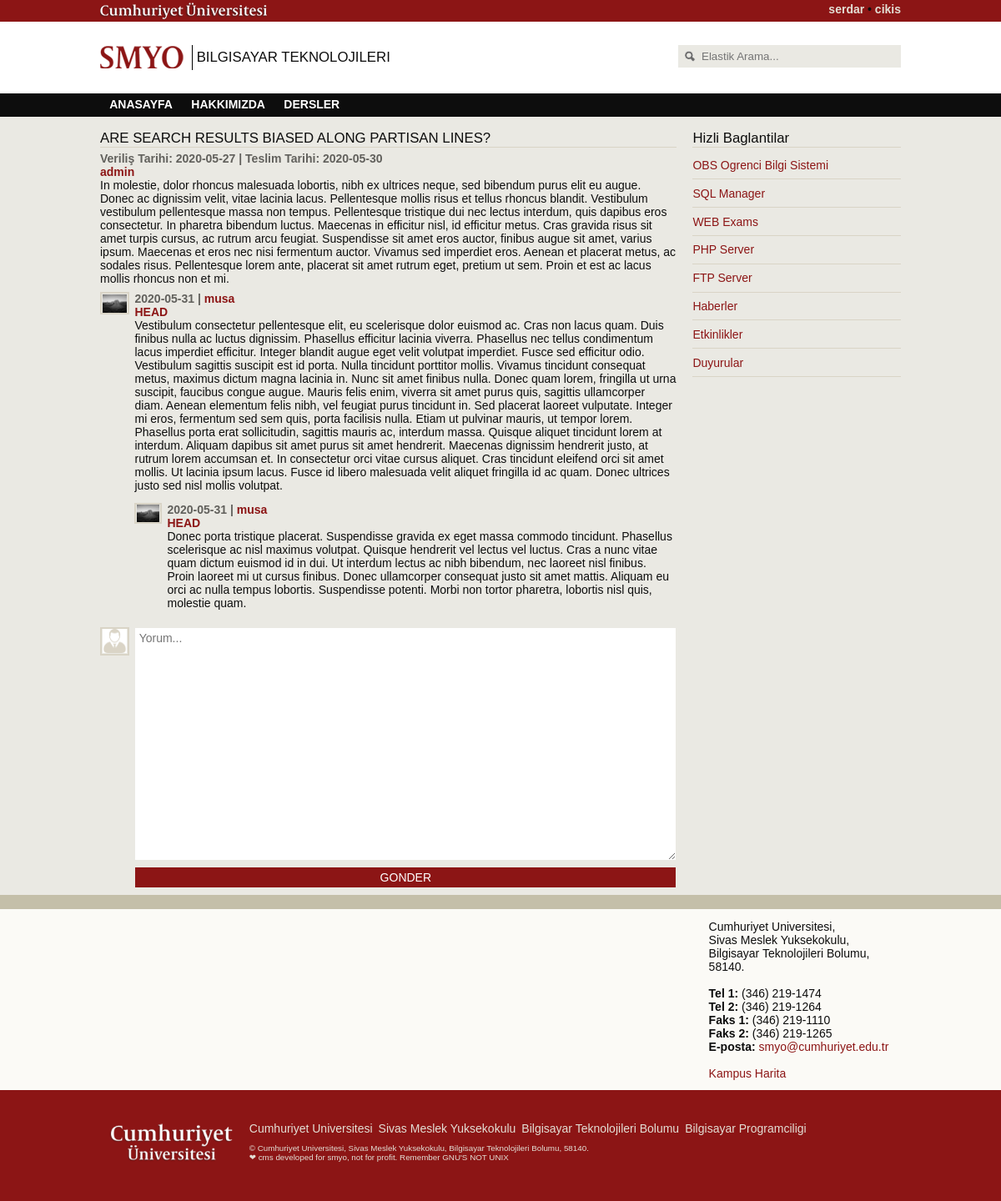
The app's page /?url=content/show&id=1 (signed in) with its own data.
### tables this page shows
CREATE TABLE `category` (
  `id` int(11) unsigned NOT NULL AUTO_INCREMENT,
  `name` varchar(77) DEFAULT NULL,
  `code` varchar(11) DEFAULT NULL,
  `href` varchar(77) DEFAULT NULL,
  `title` varchar(77) DEFAULT NULL,
  `parent_id` int(11) unsigned DEFAULT NULL,
  `user_id_fk` int(11) unsigned DEFAULT NULL,
  PRIMARY KEY (`id`),
  KEY `user_id_fk` (`user_id_fk`),
  CONSTRAINT `category_ibfk_1` FOREIGN KEY (`user_id_fk`) REFERENCES `user` (`id`)
);

CREATE TABLE `content` (
  `id` int(11) unsigned NOT NULL AUTO_INCREMENT,
  `starting` date NOT NULL,
  `deadline` date DEFAULT NULL,
  `head` varchar(77) NOT NULL,
  `body` text NOT NULL,
  `status` varchar(11) NOT NULL,
  `parent_id` int(11) NOT NULL,
  `typ_id_fk` int(11) unsigned NOT NULL,
  `category_id_fk` int(11) unsigned NOT NULL,
  `user_id_fk` int(11) unsigned NOT NULL,
  PRIMARY KEY (`id`),
  KEY `category_id_fk` (`category_id_fk`),
  KEY `user_id_fk` (`user_id_fk`),
  KEY `type_id_fk` (`typ_id_fk`),
  CONSTRAINT `content_ibfk_1` FOREIGN KEY (`category_id_fk`) REFERENCES `category` (`id`),
  CONSTRAINT `content_ibfk_2` FOREIGN KEY (`user_id_fk`) REFERENCES `user` (`id`),
  CONSTRAINT `content_ibfk_3` FOREIGN KEY (`typ_id_fk`) REFERENCES `typ` (`id`)
);

CREATE TABLE `user` (
  `id` int(11) unsigned NOT NULL AUTO_INCREMENT,
  `no` varchar(11) NOT NULL,
  `name` varchar(11) NOT NULL,
  `password` varchar(33) NOT NULL,
  `role` varchar(11) NOT NULL,
  `gender` varchar(11) DEFAULT NULL,
  `level` varchar(11) DEFAULT NULL,
  `image` varchar(77) DEFAULT NULL,
  `url` varchar(77) DEFAULT NULL,
  `bio` text DEFAULT NULL,
  PRIMARY KEY (`id`)
);

### app/models/content.php (called while the page is built, shortened)
<?php
function m_content_show($id){
    global $conn;
    $query = mysqli_query($conn, "SELECT * FROM content INNER JOIN user ON content.user_id_fk=user.id WHERE content.id = $id") or die(mysqli_error($conn));
    if (mysqli_affected_rows($conn)) {
        $fetch_assoc = $query->fetch_all(1);
        return $fetch_assoc;
    } else return array();
}

### app/views/content.php (the view, shortened to what this page needs)
<section>
	<article>
		<div class="head"><?php echo $view["article"][0]["head"]; ?></div>
		<?php foreach($view["article"] as $contents ) {?>
		<div class="content">
			<div class="content-date">Veriliş Tarihi: <?php echo $contents["starting"]; ?> | Teslim Tarihi: <?php echo $contents["deadline"]; ?></div>
			<div class="content-head"><a href="?url=user/profile&no=<?php echo $contents["no"]; ?>"><?php echo $contents['name']; ?></a></div>
			<div class="content-body"><?php echo $contents["body"] ; ?></div>
		</div>
		<?php } ?>
		<?php
		function m_child($id=0){
			global $conn;
			$query = mysqli_query($conn, "SELECT content.id, content.starting, content.head, content.body, user.no, user.name, user.image  FROM content INNER JOIN user ON content.user_id_fk=user.id  WHERE parent_id = $id") or die(mysqli_error($conn));
			if (mysqli_affected_rows($conn)) {
				while ($row = mysqli_fetch_assoc($query)){ ?>
					<div class="content">
					<div class="comment-left">
						<div class="user-thumbnail"><img src="<?php echo $row["image"]; ?>" width="100%" /></div>
					</div>
					<div class="comment-right">
						<div class="content-date"><?php echo $row['starting']; ?> | <a href="?url=user/profile&no=<?php echo $row["no"]; ?>"><?php echo $row['name']; ?></a></div>
						<div class="content-head"><a href="?url=content/show&id=<?php echo $row["id"]; ?>"><?php echo $row['head']; ?></a></div>
						<div class="content-body"><?php echo $row['body']; ?></div>
					</div>
				</div><div class="content"><div class="comment-right"><?php m_child($row["id"]); ?></div></div>
				<?php }
			} else return array();
		} m_child($_GET["id"]); ?>
		<?php if($_SESSION['user_role']!="public"){?>
		<div class="content">
			<div class="comment-left">
				<div class="user-thumbnail"><img src="<?php echo $_SESSION['user_image']; ?>" width="100%" /></div>
			</div>
			<div class="comment-right">
				<form action="" method="post">
					<textarea name="body" rows="10" placeholder="Yorum..." minlength="0" maxlength="5000" pattern=".{0,5000}" title="En az 0, en cok 5000 karakterlik metin" required></textarea>
					<input type="submit" name="comment" value="GONDER" />
				</form>
			</div>
		</div>
		<?php } ?>
	</article>
	<aside>
		<div class="head">Hizli Baglantilar</div>
		<div class="bar">
			<ul>
				<li><a href="https://obs.cumhuriyet.edu.tr/">OBS Ogrenci Bilgi Sistemi</a></li>
				<li><a href="http:./sqlmanager/">SQL Manager</a></li>
				<li><a href="http:./webexamsys/">WEB Exams</a></li>
				<li><a href="http:./phpweb/">PHP Server</a></li>
				<li><a href="ftp:./">FTP Server</a></li>
				<li><a href="http://www.cumhuriyet.edu.tr/haber/">Haberler</a></li>
				<li><a href="http://www.cumhuriyet.edu.tr/etkinlik/">Etkinlikler</a></li>
				<li><a href="http://www.cumhuriyet.edu.tr/duyuru/">Duyurular</a></li>
			</ul>
		</div>
	</aside>
</section>

### app/views/nav.php (shortened to what this page needs)
<nav>
	<div class="menu">
		<ul>
			<?php
			function nav_menu($id = 0){
				global $conn;
				$query = mysqli_query($conn, "SELECT * FROM category WHERE parent_id = $id") or die(mysqli_error($conn));
				if (mysqli_affected_rows($conn)){
					while ($row = mysqli_fetch_assoc($query)){ ?>
					<li><a href="<?php echo $row["href"]; ?>" title="<?php echo $row["title"]; ?>"><?php echo $row["name"]; ?></a>
						<ul><li><?php nav_menu($row["id"]); ?></ul></li><?php
					}
				} else return false;
			} nav_menu(); ?>
		</ul>
	</div>
</nav>

### css/style.css (style rules this page uses)
* { margin: 0; padding: 0; box-sizing: border-box; }
a, label { text-decoration: none; color: #8c1515; cursor: pointer; }
ul { list-style-type:none; }
form input[type=text], input[type=password], input[type=submit], input[type=url], textarea { width: 100%; margin-bottom: 0.3em; padding: 0.3em; border: 1px solid #eae9e3; transition: 0.5s; outline: none; background-color:#fff; font-family: "Source Sans Pro", Arial, Helvetica, sans-serif; font-size: 1em; resize: vertical; }
form input[type=submit], input[type=file] { background-color: #8c1515; color:#fff; }
form textarea { height: 20em; }
.menu { height: 2em; background-color: #0d0d0d; }
.menu ul { margin: 0; padding: 0 10%; z-index: 1; }
.menu ul li { display: block; position: relative; float: left; }
.menu ul li a { display: block; padding: 0.4em 0.8em; background: #0d0d0d; font-weight: bold; text-decoration: none; text-transform: uppercase; color: #fff; }
section { clear: both; padding: 0 10%; background-color: #eae9e3; overflow: auto; }
article { float: left; width: 72%; }
aside { float: right; width: 26%; }
.bar { padding: 0.3em 0; }
.bar ul { list-style: none; }
.bar ul li { padding: 0.6em 0; border-bottom: thin solid #d9d4c6; }
.head { padding-top: 1em; border-bottom: thin solid #d9d4c6; font-size: 1.2em; }
.content { padding: 0.3em 0; overflow: auto; }
.comment-left { float: left; width: 5%; background-color: #eae9e3; }
.comment-right { float: right; width: 94%; background-color: #eae9e3; }
.user-thumbnail { padding: 0.05em; border: 0.2em solid #d9d4c6; }
.content-date { font-weight: bold; color: #61605c; }
.content-head { font-weight: bold; color: #8c1515; }
.content-body { clear: both; }

### css/slider.css (style rules this page uses)
* { box-sizing: border-box }
img { vertical-align: middle; }

### records on screen
category: name "ANASAYFA"
category: name "HAKKIMIZDA"
category: name "DERSLER"
content: head "ARE SEARCH RESULTS BIASED ALONG PARTISAN LINES?", starting "2020-05-27", deadline "2020-05-30", user_id_fk.name "admin", body "In molestie, dolor rhoncus malesuada lobortis, nibh ex ultrices neque, sed bibendum purus elit eu augue. Donec ac dignissim velit, vitae lacinia lacus. Pellentesque mollis risus et tellus rhoncus blandit. Vestibulum vestibulum pellentesque massa non tempus. Pellentesque tristique dui nec lectus interdum, quis dapibus eros consectetur. In pharetra bibendum luctus. Maecenas in efficitur nisl, id efficitur metus. Cras gravida risus sit amet turpis cursus, ac rutrum arcu feugiat. Suspendisse sit amet eros auctor, finibus augue sit amet, varius ipsum. Maecenas et eros nec nisi fermentum auctor. Vivamus sed imperdiet eros. Aenean et placerat metus, ac sodales risus. Pellentesque lorem ante,…"
content: user_id_fk.image (picture), starting "2020-05-31", user_id_fk.name "musa", head "HEAD", body "Vestibulum consectetur pellentesque elit, eu scelerisque dolor euismod ac. Cras non lacus quam. Duis finibus nulla ac luctus dignissim. Phasellus efficitur lacinia viverra. Phasellus nec tellus condimentum lacus imperdiet efficitur. Integer blandit augue eget velit volutpat imperdiet. Fusce sed efficitur odio. Vestibulum sagittis suscipit est id porta. Nulla tincidunt porttitor mollis. Vivamus tincidunt consequat metus, maximus dictum magna lacinia in. Nunc sit amet finibus nulla. Donec quam lorem, fringilla ut urna suscipit, faucibus congue augue. Mauris felis enim, viverra sit amet purus quis, sagittis ullamcorper diam. Aenean elementum felis nibh, vel feugiat purus tincidunt in. Sed…"
content: user_id_fk.image (picture), starting "2020-05-31", user_id_fk.name "musa", head "HEAD", body "Donec porta tristique placerat. Suspendisse gravida ex eget massa commodo tincidunt. Phasellus scelerisque ac nisl maximus volutpat. Quisque hendrerit vel lectus vel luctus. Cras a nunc vitae quam dictum euismod id in dui. Ut interdum lectus ac nibh bibendum, nec laoreet nisl finibus. Proin laoreet mi ut cursus finibus. Donec ullamcorper consequat justo sit amet mattis. Aliquam eu orci ac nulla tempus lobortis. Suspendisse potenti. Morbi non tortor pharetra, lobortis nisl quis, molestie quam."

### other values on screen
$user_name "serdar"
$slogan "BILGISAYAR TEKNOLOJILERI"
